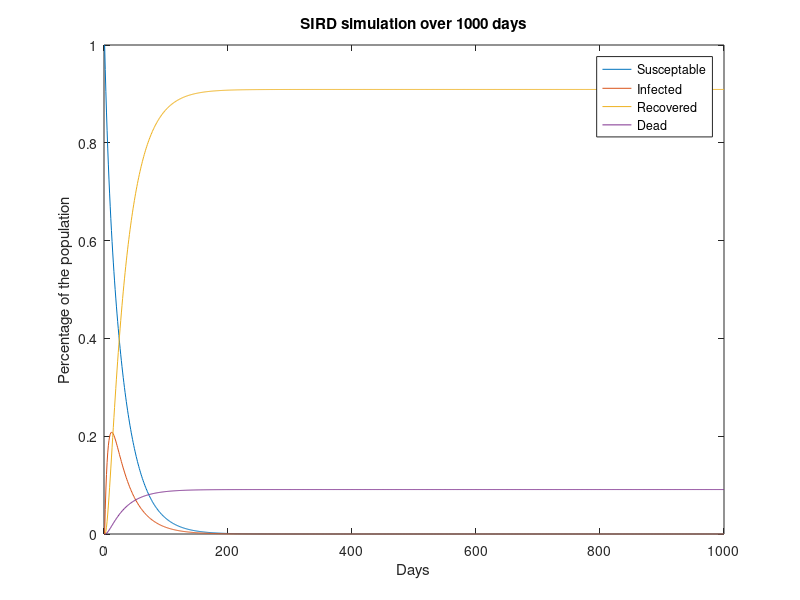
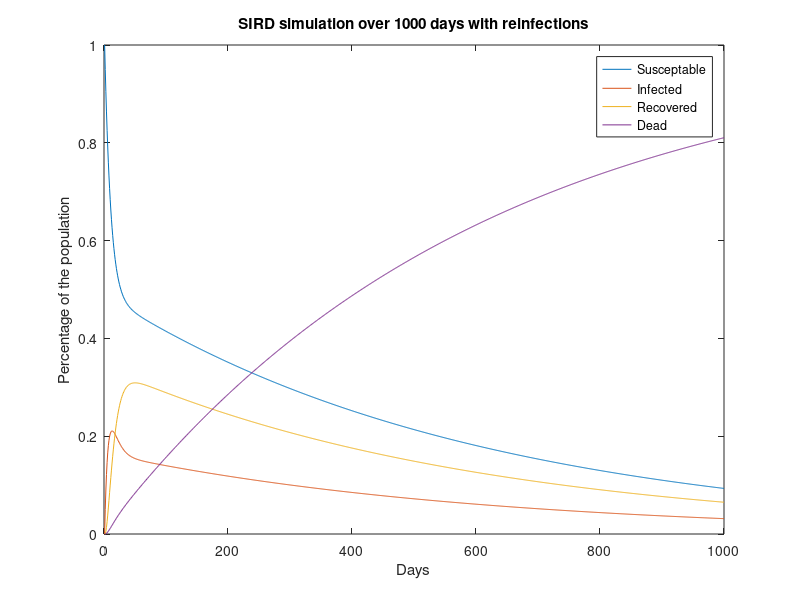

Reproduce these figures in MATLAB, in order.

close all
clc
clear

%% Basic SIRD
%create an A matrix with the parcentage of SIRD
A = [0.95 0.04 0 0; 0.05 0.85 0 0; 0 0.1 1 0; 0 0.01 0 1];


%create a vector which holds the proportions of SIRD at state t
X = [1 0 0 0];
t = 1000;
Simulation = zeros(4,t);
Simulation(:,1) = X;

for i = 1:t-1
    Simulation(:,i+1) = A*Simulation(:,i);
end

figure
plot(Simulation');
title("SIRD simulation over 1000 days")
legend("Susceptable", "Infected", "Recovered","Dead")
xlabel("Days")
ylabel("Percentage of the population")

%% Modifieded SIRD

%create an A matrix with the parcentage of SIRD with reinfections
A_reinfect = [0.95 0.04 0.05 0; 0.05 0.85 0 0; 0 0.1 0.95 0; 0 0.01 0 1];

%create a new simulation matrix for the reinfections 
ReSimulation = zeros(4,t);
ReSimulation(:,1) = X;

%create a vector which holds the proportions of SIRD at state t
for i = 1:t-1
    ReSimulation(:,i+1) = A_reinfect*ReSimulation(:,i);
end

figure
plot(ReSimulation');
title("SIRD simulation over 1000 days with reinfections")
legend("Susceptable", "Infected", "Recovered","Dead")
xlabel("Days")
ylabel("Percentage of the population")



